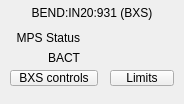
  <widget class="PyDMFrame" name="PyDMFrame_7">
   <property name="geometry">
    <rect>
     <x>360</x>
     <y>330</y>
     <width>184</width>
     <height>104</height>
    </rect>
   </property>
   <property name="toolTip">
    <string/>
   </property>
   <property name="alarmSensitiveBorder" stdset="0">
    <bool>true</bool>
   </property>
   <property name="channel" stdset="0">
    <string>BEND:IN20:931:STATE_ON_MPS</string>
   </property>
   <widget class="QLabel" name="label_14">
    <property name="geometry">
     <rect>
      <x>0</x>
      <y>5</y>
      <width>184</width>
      <height>15</height>
     </rect>
    </property>
    <property name="text">
     <string>BEND:IN20:931 (BXS)</string>
    </property>
    <property name="alignment">
     <set>Qt::AlignCenter</set>
    </property>
   </widget>
   <widget class="QLabel" name="label_15">
    <property name="geometry">
     <rect>
      <x>10</x>
      <y>30</y>
      <width>70</width>
      <height>15</height>
     </rect>
    </property>
    <property name="text">
     <string>MPS Status</string>
    </property>
    <property name="alignment">
     <set>Qt::AlignRight|Qt::AlignTrailing|Qt::AlignVCenter</set>
    </property>
   </widget>
   <widget class="QLabel" name="label_16">
    <property name="geometry">
     <rect>
      <x>10</x>
      <y>50</y>
      <width>70</width>
      <height>15</height>
     </rect>
    </property>
    <property name="text">
     <string>BACT</string>
    </property>
    <property name="alignment">
     <set>Qt::AlignRight|Qt::AlignTrailing|Qt::AlignVCenter</set>
    </property>
   </widget>
   <widget class="PyDMLabel" name="PyDMLabel_6">
    <property name="geometry">
     <rect>
      <x>90</x>
      <y>30</y>
      <width>80</width>
      <height>15</height>
     </rect>
    </property>
    <property name="toolTip">
     <string/>
    </property>
    <property name="alignment">
     <set>Qt::AlignCenter</set>
    </property>
    <property name="channel" stdset="0">
     <string>BEND:IN20:931:STATE_ON_MPS</string>
    </property>
   </widget>
   <widget class="PyDMLabel" name="PyDMLabel_7">
    <property name="geometry">
     <rect>
      <x>90</x>
      <y>50</y>
      <width>80</width>
      <height>15</height>
     </rect>
    </property>
    <property name="toolTip">
     <string/>
    </property>
    <property name="alignment">
     <set>Qt::AlignCenter</set>
    </property>
    <property name="precision" stdset="0">
     <number>2</number>
    </property>
    <property name="precisionFromPV" stdset="0">
     <bool>false</bool>
    </property>
    <property name="channel" stdset="0">
     <string>BEND:IN20:931:BACT</string>
    </property>
    <property name="displayFormat" stdset="0">
     <enum>PyDMLabel::Exponential</enum>
    </property>
   </widget>
   <widget class="PyDMEDMDisplayButton" name="PyDMEDMDisplayButton_5">
    <property name="geometry">
     <rect>
      <x>10</x>
      <y>70</y>
      <width>88</width>
      <height>16</height>
     </rect>
    </property>
    <property name="toolTip">
     <string/>
    </property>
    <property name="text">
     <string>BXS controls</string>
    </property>
    <property name="filenames" stdset="0">
     <stringlist>
      <string>mgnt_in20_bend.edl</string>
     </stringlist>
    </property>
    <property name="showIcon" stdset="0">
     <bool>false</bool>
    </property>
   </widget>
   <widget class="PyDMEDMDisplayButton" name="PyDMEDMDisplayButton_6">
    <property name="geometry">
     <rect>
      <x>110</x>
      <y>70</y>
      <width>64</width>
      <height>16</height>
     </rect>
    </property>
    <property name="toolTip">
     <string/>
    </property>
    <property name="text">
     <string>Limits</string>
    </property>
    <property name="filenames" stdset="0">
     <stringlist>
      <string>mps_in20_bxslimits.edl</string>
     </stringlist>
    </property>
    <property name="showIcon" stdset="0">
     <bool>false</bool>
    </property>
   </widget>
  </widget>
